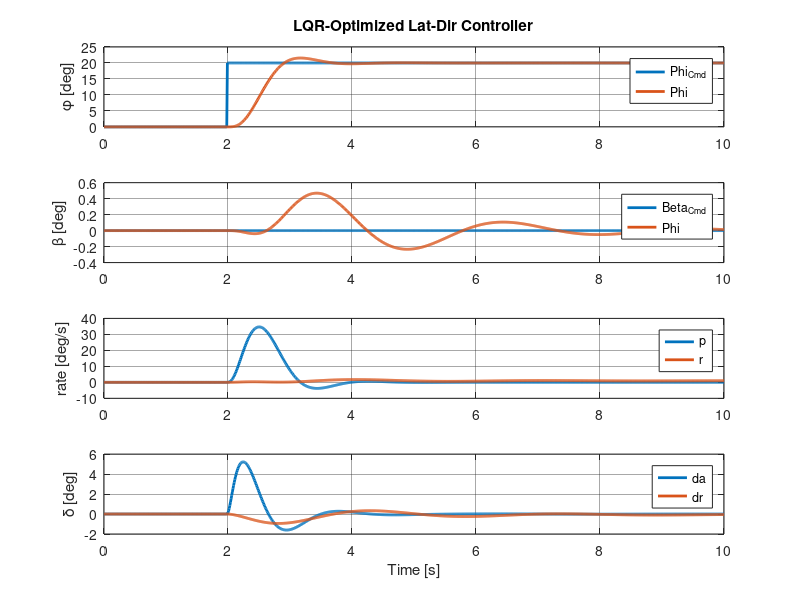

This chart was generated by the following MATLAB code:
%% Lat/Dir Plant Model
%
%
%
%
%

clear;
close all;
%% Plant
% x = [phi, beta, p, r]'
% u = [da, dr]';
% y = [beta, phi]'

% Setup State-Space Names
stateNames = {'Phi [rad]','Beta [rad]', 'p [rps]', 'r [rps]'};
inputNames = {'da [rad]', 'dr [rad]'};
nomOutputNames = {'Phi [rad]','Beta [rad]', 'p [rps]', 'r [rps]'};

% Bare-Airframe, no actuators
A_ba = [ 0.0000,   0.0000,   1.0000,    0.0000;
         0.0487,  -0.0829,   0.0000,   -1.0000;
        -0.0000,  -4.5460,  -1.6990,    0.1717;
         0.0000,   3.3820,  -0.0654,   -0.0893;
];

B_ba = [0.0000,   0.0000;
        0.0000,   0.0116;
        27.276,   0.5758;
        0.3952,  -1.362;
];

C_ba = [ 1,  0    0    0;
         0,  1,   0    0;
         0,  0,   1    0;
         0,  0,   0    1;
];

D_ba = zeros(size(B_ba));


% Nominal System
nomSys_ss = ss(A_ba, B_ba, C_ba, D_ba, 'StateName', stateNames, 'InputName', inputNames, ...
               'OutputName', nomOutputNames);
nomSys_tf = tf(nomSys_ss);


%% Add actuators
stateNames = {'da [deg]','dr [deg]'};
inputNames = {'daCmd [deg]', 'drCmd [deg]'};
nomOutputNames = {'da [deg]','dr [deg]'};
wn_act = 20.2;
A_act = [-wn_act,      0;
               0, -wn_act
];
 
B_act = [wn_act,     0;
              0,   wn_act;
];
C_act = [1, 0; 0 1;];
D_act = zeros(size(A_act));
act_ss = ss(A_act, B_act, C_act, D_act,  'StateName', stateNames, 'InputName', inputNames, ...
               'OutputName', nomOutputNames);
% figure;
% step(act_ss);
actPlant_ss = series(act_ss,nomSys_ss);


%% Add tracking error
% e_yi = (y - y_ref)/s
% eDot_yi = C*x + D*u + D_r*r;
% x_aug = [ephi, ebeta, phi, beta, p, r, da, dr]'
augStateNames = {'e_phi', 'e_beta', 'Phi [rad]','Beta [rad]', 'p [rps]', 'r [rps]','da [rad]','dr [rad]'};
augInputNames = {'PhiCmd [rad]','BetaCmd [rad]'};
augOutputNames = {'e_phi', 'e_beta', 'Phi [rad]','Beta [rad]', 'p [rps]', 'r [rps]','da [rad]','dr [rad]'};

A_aug = [zeros(6,2),actPlant_ss.A];
ephi_row = [0 0 1 0 0 0 0 0];
ebeta_row = [0 0 0 1 0 0 0 0];
A_aug = [ephi_row;ebeta_row;A_aug];


B_aug = [zeros(2,2);actPlant_ss.B];
C_aug = actPlant_ss.C;
D_aug = actPlant_ss.D;


%% Compute LQR Gains
qLqr = diag([10, 10, 0, 0, 0, 0 0 0]);

rLqr = diag([1,1]);


[kLqr,~,~] = lqr(A_aug, B_aug, qLqr, rLqr);

ki_beta = kLqr(:,2);
ki_phi = kLqr(:,1);
k_fb = kLqr(:,3:8);



%% Create Closed-loop system
A_cl = A_aug - B_aug*kLqr;
B_cl =[-1*eye(2,2) zeros(2,6)]';
C_cl = eye(size(A_cl));
D_cl = zeros(size(B_cl));

sys_cl = ss(A_cl, B_cl, C_cl, D_cl,'StateName', augStateNames, 'InputName', augInputNames, ...
               'OutputName', augOutputNames);


%% Sim it
t = 0:0.01:10;
tStep = 2;
step_deg = 20;
u = zeros(length(t),2);
u(tStep/0.01:end,1) = step_deg*pi/180;
[Y,T,X] = lsim(sys_cl, u, t);

hf = figure;


subplot(4,1,1);
plot(T,u(:,1)*180/pi,'LineWidth',2);
grid on; hold on;
plot(T,Y(:,3)*180/pi,'LineWidth',2);
legend('Phi_{Cmd}','Phi');
ylabel('\phi [deg]');
title('LQR-Optimized Lat-Dir Controller');
set(get(hf,'CurrentAxes'),'GridAlpha',0.4,'MinorGridAlpha',0.7);

subplot(4,1,2);
plot(T,u(:,2)*180/pi,'LineWidth',2);
grid on; hold on;
plot(T,Y(:,4)*180/pi,'LineWidth',2);
legend('Beta_{Cmd}','Phi');
ylabel('\beta [deg]');
set(get(hf,'CurrentAxes'),'GridAlpha',0.4,'MinorGridAlpha',0.7);

subplot(4,1,3);
plot(T,Y(:,5)*180/pi,'LineWidth',2);
grid on; hold on;
plot(T,Y(:,6)*180/pi,'LineWidth',2);
legend('p','r');
ylabel('rate [deg/s]');
set(get(hf,'CurrentAxes'),'GridAlpha',0.4,'MinorGridAlpha',0.7);

subplot(4,1,4);
plot(T,X(:,7)*180/pi,'LineWidth',2);
grid on; hold on;
plot(T,X(:,8)*180/pi,'LineWidth',2);
legend('da','dr');
ylabel('\delta [deg]');
xlabel('Time [s]');
set(get(hf,'CurrentAxes'),'GridAlpha',0.4,'MinorGridAlpha',0.7);

set(hf, 'Position',[1950 146 1428 948]);


%% Add command model
% wn_cm_rps = 2.5;
% zeta_cm   = sqrt(2)/2;
% [A_cm, B_cm, C_cm, D_cm] = tf2ss([wn_cm_rps^2],[1 2*zeta_cm*wn_cm_rps wn_cm_rps^2]);
% cmdMdl_ss = ss(A_cm, B_cm, C_cm, D_cm);






